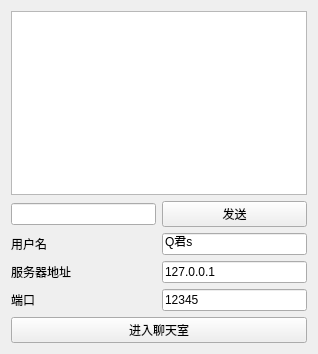
<?xml version="1.0" encoding="UTF-8"?>
<ui version="4.0">
 <class>TcpClientWidget</class>
 <widget class="QWidget" name="TcpClientWidget">
  <property name="geometry">
   <rect>
    <x>0</x>
    <y>0</y>
    <width>318</width>
    <height>354</height>
   </rect>
  </property>
  <property name="windowTitle">
   <string>TcpClientWidget</string>
  </property>
  <layout class="QGridLayout" name="gridLayout">
   <item row="0" column="0" colspan="2">
    <widget class="QListWidget" name="contentListWidget"/>
   </item>
   <item row="1" column="0">
    <widget class="QLineEdit" name="sendLineEdit"/>
   </item>
   <item row="1" column="1">
    <widget class="QPushButton" name="sendBtn">
     <property name="text">
      <string>发送</string>
     </property>
    </widget>
   </item>
   <item row="2" column="0">
    <widget class="QLabel" name="userNameLabel">
     <property name="text">
      <string>用户名</string>
     </property>
    </widget>
   </item>
   <item row="2" column="1">
    <widget class="QLineEdit" name="userNameLineEdit">
     <property name="text">
      <string>Q君s</string>
     </property>
    </widget>
   </item>
   <item row="3" column="0">
    <widget class="QLabel" name="serverIPLabel">
     <property name="text">
      <string>服务器地址</string>
     </property>
    </widget>
   </item>
   <item row="3" column="1">
    <widget class="QLineEdit" name="serverIPLineEdit">
     <property name="text">
      <string>127.0.0.1</string>
     </property>
    </widget>
   </item>
   <item row="4" column="0">
    <widget class="QLabel" name="portLabel">
     <property name="text">
      <string>端口</string>
     </property>
    </widget>
   </item>
   <item row="4" column="1">
    <widget class="QLineEdit" name="portLineEdit">
     <property name="text">
      <string>12345</string>
     </property>
    </widget>
   </item>
   <item row="5" column="0" colspan="2">
    <widget class="QPushButton" name="enterBtn">
     <property name="text">
      <string>进入聊天室</string>
     </property>
    </widget>
   </item>
  </layout>
 </widget>
 <layoutdefault spacing="6" margin="11"/>
 <resources/>
 <connections/>
</ui>
